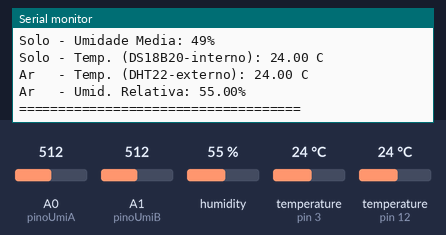
This sketch was run on a simulated Arduino Uno, built with avr-gcc and run on an emulated ATmega328P. On the bench: the last lines printed to the serial monitor. The inputs (shaded band) are chosen by the test bench; at power-on: A0 (pinoUmiA) = 512, A1 (pinoUmiB) = 512, humidity 55 %, temperature (sensors on pin 3, pin 12) 24 °C.

Above: at 4.7 s.
4.8 s: A0 (pinoUmiA) set to 324
At 6.0 s:
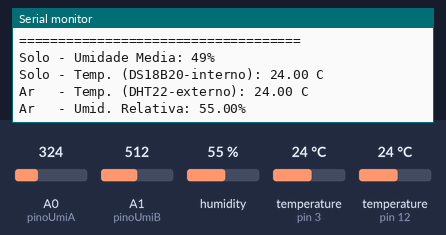
9.6 s: A0 (pinoUmiA) set to 289
At 13.2 s:
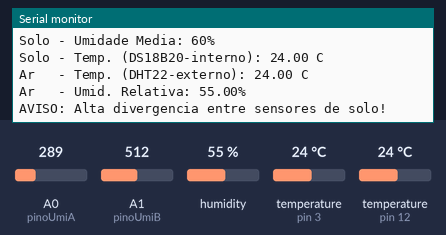
Timing chart, 0 to 14.7 s (numbered marks = the images above; inputs shaded):
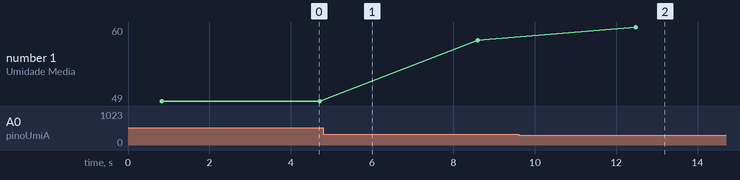

The sketch:

C_codigo_Arduino_e_dos_Sensores.ino
```cpp
#include <DHT.h>
#include <OneWire.h>
#include <DallasTemperature.h>

// Definições dos Pinos
#define DHTPIN 12
#define DHTTYPE DHT22
#define ONE_WIRE_BUS 3
const int pinoUmiA = A0;
const int pinoUmiB = A1;

// Inicialização dos Sensores
DHT dht(DHTPIN, DHTTYPE);
OneWire oneWire(ONE_WIRE_BUS);
DallasTemperature sensorSolo(&oneWire);

void setup() {
  Serial.begin(9600);
  dht.begin();
  sensorSolo.begin();
  Serial.println("--- Sistema Iniciado: Monitoramento em Redundancia ---");
}

void loop() {
  // 1. Leitura da Umidade do Solo (Redundância)
  int leituraA = analogRead(pinoUmiA);
  int leituraB = analogRead(pinoUmiB);

  // Converte para porcentagem (considerando 1023 seco e 0 molhado)
  int umiA = map(leituraA, 1023, 0, 0, 100);
  int umiB = map(leituraB, 1023, 0, 0, 100);

  // Média para redundância
  int mediaUmidade = ((umiA + umiB) / 2);

  // 2. Leitura da Temperatura do Solo (DS18B20)
  sensorSolo.requestTemperatures();
  float tempSoloC = sensorSolo.getTempCByIndex(0);

  // 3. Leitura da Temperatura Externa (DHT22)
  float tempArC = dht.readTemperature();
  float humiAr = dht.readHumidity();

  // --- EXIBIÇÃO DOS DADOS ---
  Serial.println("====================================");
  Serial.print("Solo - Umidade Media: "); Serial.print(mediaUmidade); Serial.println("%");
  Serial.print("Solo - Temp. (DS18B20-interno): "); Serial.print(tempSoloC); Serial.println(" C");
  Serial.print("Ar   - Temp. (DHT22-externo): "); Serial.print(tempArC); Serial.println(" C");
  Serial.print("Ar   - Umid. Relativa: "); Serial.print(humiAr); Serial.println("%");

  // Verificação de Redundância (Alerta se os sensores divergirem muito)
  if (abs(umiA - umiB) > 20) {
    Serial.println("AVISO: Alta divergencia entre sensores de solo!");
  }

  delay(3000); // Aguarda 3 segundos para a próxima leitura
}
```

Measured:
- the behaviour switches between 307 and 306 on A0 (pinoUmiA) (found by bisection; images 1 and 2)
- after the input at 9.6 s, the serial monitor: prints a new line after 2.9 s (image 2)
- plotted number 1: 49 → 58 after the input at 4.8 s, 58 → 60 after the input at 9.6 s
